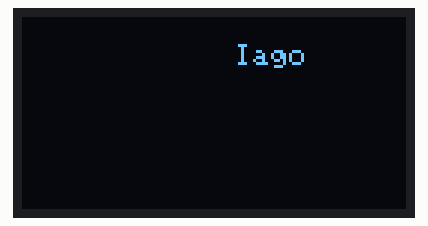
This sketch was run on a simulated Arduino Mega 2560, built with avr-gcc and run on an emulated ATmega2560. Parts: 128×64 one-colour display. The display library's start-up logo is not drawn.

Above: at 0.14 s.
At 1.19 s:
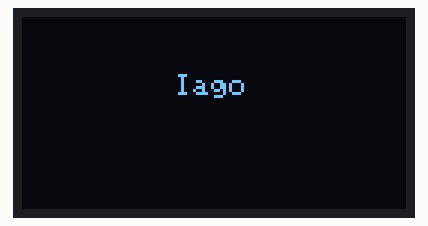
At 2.35 s:
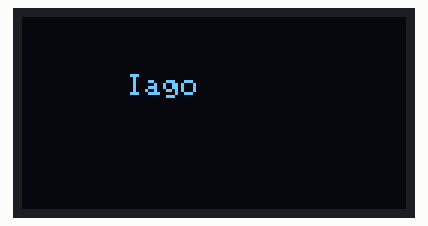
At 4.56 s:
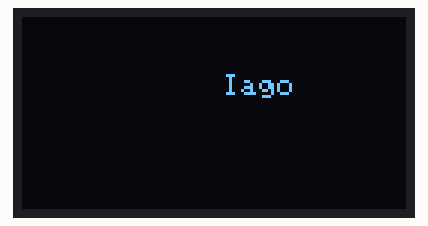
At 6.77 s:
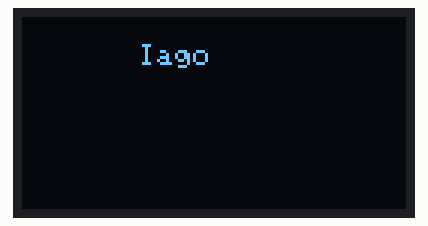
At 9.08 s:
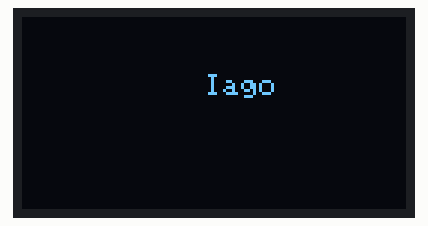

Measured:
- by itself, everything shown: repeats every 8.4 s, in 160 steps

The sketch:

oled_066.ino
```cpp
//http://www.esp8266learning.com/wemos-oled-shield-example.php
#include <SPI.h>
#include <Wire.h>
#include <Adafruit_GFX.h>
#include <Adafruit_SSD1306.h>

// SCL GPIO5
// SDA GPIO4
#define OLED_RESET 22  // GPIO 22
Adafruit_SSD1306 display(OLED_RESET);

#define NUMFLAKES 10
#define XPOS 0
#define YPOS 1
#define DELTAY 2

#define LOGO16_GLCD_HEIGHT 16
#define LOGO16_GLCD_WIDTH  16

void setup()   {
  Serial.begin(9600);

  // by default, we'll generate the high voltage from the 3.3v line internally! (neat!)
  display.begin(SSD1306_SWITCHCAPVCC, 0x3C);  // initialize with the I2C addr 0x3C (for the 64x48)
  // init done
}

int x = 72;
int y = 8;

int vx = -1;
int vy = 1;
void loop() {
  display.display();
  //delay(500);

  // Clear the buffer.
  display.clearDisplay();

  // text display tests
  display.setTextSize(1);
  display.setTextColor(WHITE);
  display.setCursor(x, y);
  display.println("Iago");

  //display.drawPixel(32,20, 0xFFFF);

  display.display();
  //delay(500);
  //display.clearDisplay();
  x += vx;
  y += vy;
  if (x < 33 || x > 71) {
    vx *= -1;
  }
  if(y < 9 || y > 23){
    vy *=-1;
  }
}
```
